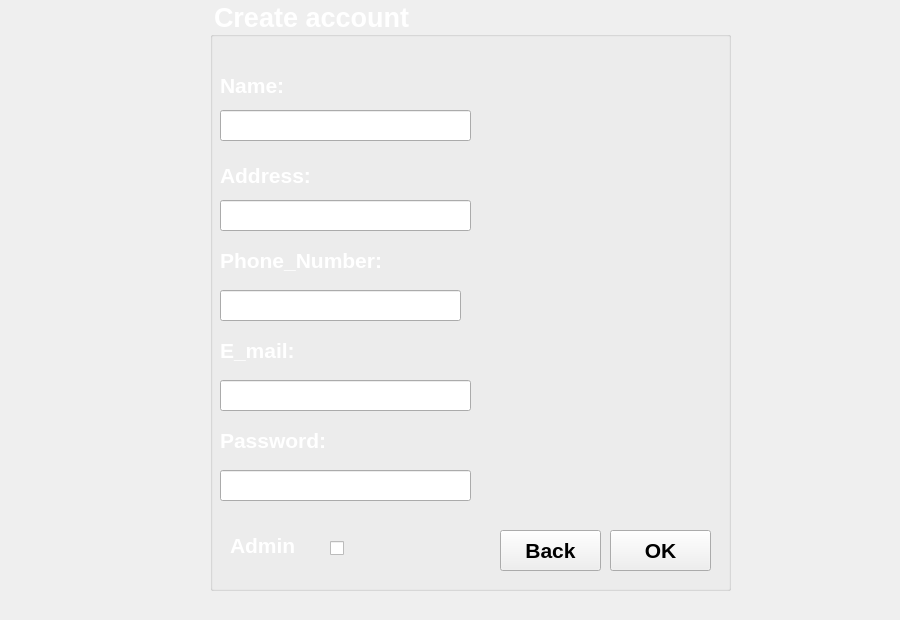
    <widget class="QWidget" name="AdminCreateAccount">
     <widget class="QLabel" name="label_52">
      <property name="geometry">
       <rect>
        <x>50</x>
        <y>0</y>
        <width>841</width>
        <height>611</height>
       </rect>
      </property>
      <property name="styleSheet">
       <string notr="true">background-image: url(:/res/image/coins.jpeg);</string>
      </property>
      <property name="text">
       <string/>
      </property>
     </widget>
     <widget class="QGroupBox" name="groupBox_3">
      <property name="geometry">
       <rect>
        <x>210</x>
        <y>0</y>
        <width>521</width>
        <height>591</height>
       </rect>
      </property>
      <property name="font">
       <font>
        <pointsize>20</pointsize>
        <bold>true</bold>
       </font>
      </property>
      <property name="styleSheet">
       <string notr="true">color: rgb(255, 255, 255);</string>
      </property>
      <property name="title">
       <string>Create account</string>
      </property>
      <widget class="QLabel" name="label_53">
       <property name="geometry">
        <rect>
         <x>10</x>
         <y>70</y>
         <width>121</width>
         <height>31</height>
        </rect>
       </property>
       <property name="font">
        <font>
         <pointsize>16</pointsize>
         <bold>true</bold>
        </font>
       </property>
       <property name="styleSheet">
        <string notr="true">color: rgb(255, 255, 255);</string>
       </property>
       <property name="text">
        <string>Name:</string>
       </property>
      </widget>
      <widget class="QLabel" name="label_54">
       <property name="geometry">
        <rect>
         <x>10</x>
         <y>160</y>
         <width>121</width>
         <height>31</height>
        </rect>
       </property>
       <property name="font">
        <font>
         <pointsize>16</pointsize>
         <bold>true</bold>
        </font>
       </property>
       <property name="styleSheet">
        <string notr="true">color: rgb(255, 255, 255);</string>
       </property>
       <property name="text">
        <string>Address:</string>
       </property>
      </widget>
      <widget class="QLabel" name="label_55">
       <property name="geometry">
        <rect>
         <x>10</x>
         <y>240</y>
         <width>211</width>
         <height>41</height>
        </rect>
       </property>
       <property name="font">
        <font>
         <pointsize>16</pointsize>
         <bold>true</bold>
        </font>
       </property>
       <property name="styleSheet">
        <string notr="true">color: rgb(255, 255, 255);</string>
       </property>
       <property name="text">
        <string>Phone_Number:</string>
       </property>
      </widget>
      <widget class="QLabel" name="label_56">
       <property name="geometry">
        <rect>
         <x>10</x>
         <y>330</y>
         <width>211</width>
         <height>41</height>
        </rect>
       </property>
       <property name="font">
        <font>
         <pointsize>16</pointsize>
         <bold>true</bold>
        </font>
       </property>
       <property name="styleSheet">
        <string notr="true">

color: rgb(255, 255, 255);</string>
       </property>
       <property name="text">
        <string>E_mail:</string>
       </property>
      </widget>
      <widget class="QLabel" name="label_57">
       <property name="geometry">
        <rect>
         <x>10</x>
         <y>420</y>
         <width>211</width>
         <height>41</height>
        </rect>
       </property>
       <property name="font">
        <font>
         <pointsize>16</pointsize>
         <bold>true</bold>
        </font>
       </property>
       <property name="styleSheet">
        <string notr="true">color: rgb(255, 255, 255);</string>
       </property>
       <property name="text">
        <string>Password:</string>
       </property>
      </widget>
      <widget class="QLineEdit" name="lineEdit_11">
       <property name="geometry">
        <rect>
         <x>10</x>
         <y>110</y>
         <width>251</width>
         <height>31</height>
        </rect>
       </property>
       <property name="styleSheet">
        <string notr="true">color: rgb(0, 0, 0);</string>
       </property>
      </widget>
      <widget class="QLineEdit" name="lineEdit_12">
       <property name="geometry">
        <rect>
         <x>10</x>
         <y>200</y>
         <width>251</width>
         <height>31</height>
        </rect>
       </property>
       <property name="styleSheet">
        <string notr="true">color: rgb(0, 0, 0);</string>
       </property>
      </widget>
      <widget class="QLineEdit" name="lineEdit_13">
       <property name="geometry">
        <rect>
         <x>10</x>
         <y>290</y>
         <width>241</width>
         <height>31</height>
        </rect>
       </property>
       <property name="styleSheet">
        <string notr="true">color: rgb(0, 0, 0);</string>
       </property>
      </widget>
      <widget class="QLineEdit" name="lineEdit_14">
       <property name="geometry">
        <rect>
         <x>10</x>
         <y>380</y>
         <width>251</width>
         <height>31</height>
        </rect>
       </property>
       <property name="styleSheet">
        <string notr="true">color: rgb(0, 0, 0);</string>
       </property>
      </widget>
      <widget class="QLineEdit" name="lineEdit_15">
       <property name="geometry">
        <rect>
         <x>10</x>
         <y>470</y>
         <width>251</width>
         <height>31</height>
        </rect>
       </property>
       <property name="styleSheet">
        <string notr="true">color: rgb(0, 0, 0);</string>
       </property>
      </widget>
      <widget class="QPushButton" name="ok_4">
       <property name="geometry">
        <rect>
         <x>400</x>
         <y>530</y>
         <width>101</width>
         <height>41</height>
        </rect>
       </property>
       <property name="font">
        <font>
         <pointsize>16</pointsize>
         <bold>true</bold>
        </font>
       </property>
       <property name="styleSheet">
        <string notr="true">color: rgb(0, 0, 0);</string>
       </property>
       <property name="text">
        <string>OK</string>
       </property>
      </widget>
      <widget class="QCheckBox" name="checkBox">
       <property name="geometry">
        <rect>
         <x>120</x>
         <y>540</y>
         <width>31</width>
         <height>16</height>
        </rect>
       </property>
       <property name="text">
        <string/>
       </property>
      </widget>
      <widget class="QLabel" name="label_58">
       <property name="geometry">
        <rect>
         <x>20</x>
         <y>530</y>
         <width>91</width>
         <height>31</height>
        </rect>
       </property>
       <property name="font">
        <font>
         <pointsize>16</pointsize>
         <bold>true</bold>
        </font>
       </property>
       <property name="styleSheet">
        <string notr="true">color: rgb(255, 255, 255);</string>
       </property>
       <property name="text">
        <string>Admin</string>
       </property>
      </widget>
      <widget class="QPushButton" name="ok_5">
       <property name="geometry">
        <rect>
         <x>290</x>
         <y>530</y>
         <width>101</width>
         <height>41</height>
        </rect>
       </property>
       <property name="font">
        <font>
         <pointsize>16</pointsize>
         <bold>true</bold>
        </font>
       </property>
       <property name="styleSheet">
        <string notr="true">color: rgb(0, 0, 0);</string>
       </property>
       <property name="text">
        <string>Back</string>
       </property>
      </widget>
     </widget>
    </widget>
